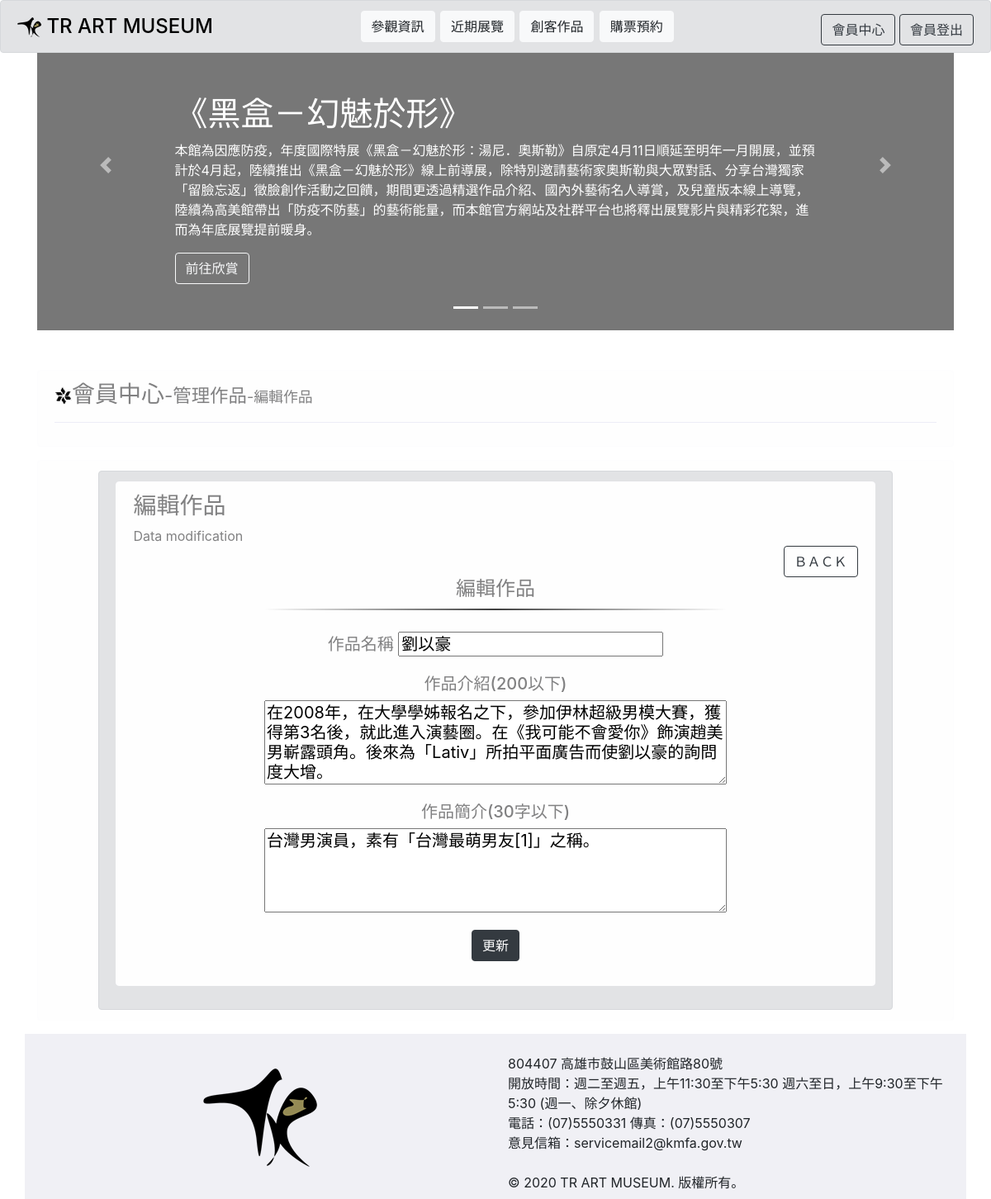
Page /updataworks.php?wid=10 (signed in) on the committed database.
### tables this page shows
CREATE TABLE `works` (
  `wid` int(11) NOT NULL,
  `mid` int(11) NOT NULL,
  `wname` varchar(200) NOT NULL,
  `wintroduction` varchar(200) NOT NULL,
  `wshort` varchar(200) NOT NULL,
  `wlink` varchar(200) NOT NULL
);

### updataworks.php (the view, shortened to what this page needs)
<?php
  $userid =$_GET["userid"];
  $wid =$_GET["wid"];
  $user_type = $_SESSION["user_type"];
?>
<!doctype html>
<html lang="en">
  <head>
    <link rel="stylesheet" href="https://stackpath.bootstrapcdn.com/bootstrap/4.5.2/css/bootstrap.min.css">
  </head>
  <body>
<?php require "includes/menu.php";?>
<div class="container" style="margin:0px auto">
   <?php require "includes/exhibition.php";?>
    <br>
<br>
<?php
if ($user_type==NULL) {
?>
  <div class="alert alert-light" role="alert">
    <tr><td><h3><img src="pc/Sign5.png">會員中心<small>-管理作品<small>-編輯作品</small></small></h3></td></tr>
    <hr>
  </div>
<div class="alert alert-light" role="alert" style="width: 100%">
  <div class="alert alert-secondary" role="alert" style="width:60%;margin:0 auto;">
<table align="center" width="50%">
  <tr><td>
    <form method=POST action=loginin.php>
      <div class="form-group">
        <label for="exampleInputEmail1">會員帳號</label>
        <?php
        echo "
        <input type='email' class='form-control' id='exampleInputEmail1' aria-describedby='emailHelp' value='$userid' name='userid'>
        ";
        ?>
        <small id="emailHelp" class="form-text text-muted">We'll never share your email with anyone else.</small>
      </div>
      <div class="form-group">
        <label for="exampleInputPassword1">密碼</label>
        <input type="password" class="form-control" id="exampleInputPassword1" name="pass">
      </div>
      <div class="form-group form-check">
        <input type="checkbox" class="form-check-input" id="exampleCheck1">
        <label class="form-check-label" for="exampleCheck1">Check me out</label>
      </div>
      <P align="center"><button type="submit" class="btn btn-dark" >登入</button></P>
      <P align="center"><a href="page005-1.php"  class="btn btn-link">尚未註冊?</a></P>
    </form>
  </td></tr>
</table>
</div>
</div>
<?php } else{  ?>
<div class="alert alert-light" role="alert">
    <tr><td><h3><img src="pc/Sign5.png">會員中心<small>-管理作品<small>-編輯作品</small></small></h3></td></tr>
    <hr>
  </div>
<div class="alert alert-light" role="alert" style="width: 100%">
  <div class="alert alert-secondary" role="alert" style="width:90%;margin:0 auto;">
    <div class="alert alert-light" role="alert">
            <h3>編輯作品</h3>Data modification
            <div align="right">
               <a href="page005-2-3.php"><button type="button" class="btn btn-outline-dark">ＢＡＣＫ</button></a>
            </div>
            <div  role="alert" align="center">
                <h4  class="alert-heading">編輯作品</h4>
                <table align="center" width="80%">
                  <tr>
                    <td>
                      <hr style="width:80%;margin:0 auto;border: 0;height: 2px;background-image: linear-gradient(to right, rgba(0, 0, 0, 0), rgba(0, 0, 0, 0.75), rgba(0, 0, 0, 0))";>
                      <br>
                    </td>
                  </tr>
                  <tr align="center">
                    <td><h5>
<?php
    require "includes/db.php";
    $sql = "SELECT * FROM works WHERE wid='$wid'";
    $result = $conn->query($sql);
    if ($result->num_rows > 0) {
        while($row = $result->fetch_assoc()) {
            $wname = $row["wname"];
            $wshort = $row["wshort"];
            $wintroduction = $row["wintroduction"];
?>
     <?php echo " <form method='POST' action='doupdateworks.php?wid=$wid' enctype='multipart/form-data'>" ;?>
      <div class="form-group">
        <label for="wname">作品名稱</label>
        <?php echo "<input type='text' id='wname'  name='wname' value='$wname'>"; ?>
      </div>
      <div class="form-group">
        <label for="wintroduction">作品介紹(200以下)</label>
        <?php echo "<textarea name='wintroduction' rows='4' cols='40' style=width:80%  maxlength='200'>$wintroduction</textarea> ";?>
      </div>
      <div class="form-group">
        <label for="wshort">作品簡介(30字以下)</label>
        <?php echo "<textarea name='wshort' id='wshort' rows='4' cols='40' style=width:80% required maxlength='30'>$wshort</textarea>";?>
      </div>
      <P align="center"><input type="submit" value="更新" name="submit" class="btn btn-dark"></P>
      </form>
<?php
        }
      }
?>
                      </h5></td>
                  </tr>
                </table>
            </div>
          </div>
</div>
</div>
<?php } ?>
 <?php require "includes/footer.php";?>
</div>
</body>
</html>

### rows in the picture
works: wname "劉以豪", wintroduction "在2008年，在大學學姊報名之下，參加伊林超級男模大賽，獲得第3名後，就此進入演藝圈。在《我可能不會愛你》飾演趙美男嶄露頭角。後來為「Lativ」所拍平面廣告而使劉以豪的詢問度大增。", wshort "台灣男演員，素有「台灣最萌男友[1]」之稱。"
